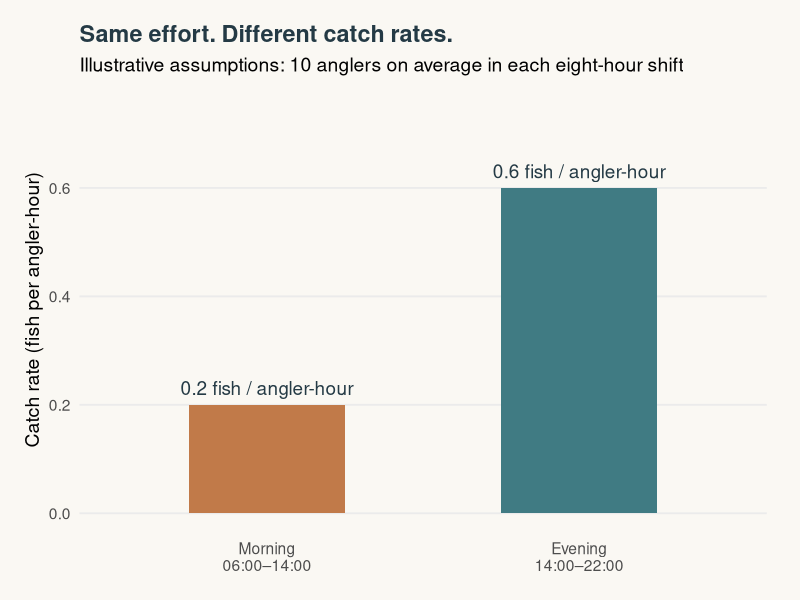
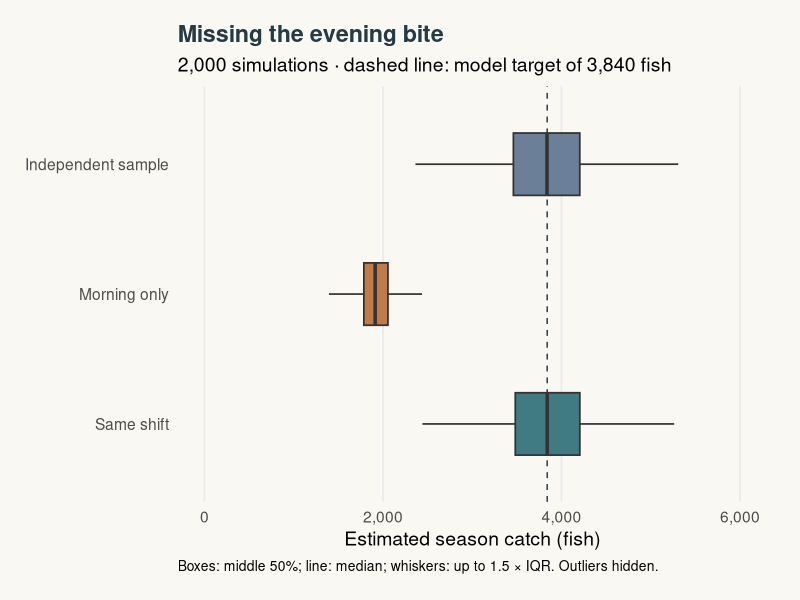

These charts were generated, in order, by the following R code:
# Counts and interviews: an illustrative model, not observed fishery data.
# Run: Rscript assets/code/tidycreel_counts_interviews.R [output-directory]
# Requires ggplot2. No tidycreel installation needed.
set.seed(426)
n_days_season <- 60
n_sampled <- 20
shift_hours <- 8
anglers_mean <- c(morning = 10, evening = 10)
rate_true <- c(morning = 0.2, evening = 0.6)
catch_target <- n_days_season * sum(anglers_mean * shift_hours * rate_true)

# Equal-probability, completed, single-angler trips confined to one shift.
interview_rate <- function(shifts, per_day = 15) {
  shift <- rep(shifts, each = per_day)
  hours <- runif(length(shift), 1, 5)
  fish <- rpois(length(shift), rate_true[shift] * hours)
  sum(fish) / sum(hours)
}

one_season <- function() {
  count_shift <- sample(names(anglers_mean), n_sampled, replace = TRUE)
  counts <- rpois(n_sampled, anglers_mean[count_shift])
  effort_hat <- n_days_season * mean(counts * shift_hours / 0.5)
  rates <- c(
    "Same shift" = interview_rate(count_shift),
    "Morning only" = interview_rate(rep("morning", n_sampled)),
    "Independent sample" = interview_rate(
      sample(names(anglers_mean), n_sampled, replace = TRUE)
    )
  )
  effort_hat * rates
}

sims <- t(replicate(2000, one_season()))
results <- data.frame(
  Plan = colnames(sims),
  Mean = round(colMeans(sims)),
  Percent = round(100 * colMeans(sims) / catch_target, 1),
  SD = round(apply(sims, 2, sd)),
  row.names = NULL
)
print(results)

library(ggplot2)
plan_levels <- c("Same shift", "Morning only", "Independent sample")
plot_data <- data.frame(
  plan = factor(rep(colnames(sims), each = nrow(sims)), levels = plan_levels),
  catch = as.vector(sims)
)
plot_totals <- ggplot(plot_data, aes(x = catch, y = plan, fill = plan)) +
  geom_vline(xintercept = catch_target, linetype = "dashed", colour = "#243a45") +
  geom_boxplot(width = 0.48, outlier.shape = NA, linewidth = 0.6) +
  scale_fill_manual(values = c("#407b83", "#c17a49", "#6b7f98")) +
  scale_x_continuous(labels = scales::label_comma()) +
  coord_cartesian(xlim = c(0, 6000)) +
  labs(x = "Estimated season catch (fish)", y = NULL,
       title = "Missing the evening bite",
       subtitle = "2,000 simulations · dashed line: model target of 3,840 fish",
       caption = "Boxes: middle 50%; line: median; whiskers: up to 1.5 × IQR. Outliers hidden.") +
  theme_minimal(base_size = 14) +
  theme(legend.position = "none", panel.grid.major.y = element_blank(),
        panel.grid.minor = element_blank(),
        plot.title = element_text(face = "bold", colour = "#243a45"),
        plot.caption = element_text(size = 10, hjust = 0),
        plot.background = element_rect(fill = "#faf8f3", colour = NA),
        plot.margin = margin(18, 24, 18, 18))

shift_data <- data.frame(
  shift = factor(c("Morning\n06:00–14:00", "Evening\n14:00–22:00"),
                 levels = c("Morning\n06:00–14:00", "Evening\n14:00–22:00")),
  rate = unname(rate_true)
)
plot_rates <- ggplot(shift_data, aes(shift, rate, fill = shift)) +
  geom_col(width = 0.5) +
  geom_text(aes(label = sprintf("%.1f fish / angler-hour", rate)),
            vjust = -0.7, size = 4.8, colour = "#243a45") +
  scale_fill_manual(values = c("#c17a49", "#407b83")) +
  scale_y_continuous(limits = c(0, 0.75), breaks = c(0, 0.2, 0.4, 0.6)) +
  labs(x = NULL, y = "Catch rate (fish per angler-hour)",
       title = "Same effort. Different catch rates.",
       subtitle = "Illustrative assumptions: 10 anglers on average in each eight-hour shift") +
  theme_minimal(base_size = 14) +
  theme(legend.position = "none", panel.grid.major.x = element_blank(),
        panel.grid.minor = element_blank(),
        plot.title = element_text(face = "bold", colour = "#243a45"),
        plot.background = element_rect(fill = "#faf8f3", colour = NA),
        plot.margin = margin(18, 24, 18, 18))

args <- commandArgs(trailingOnly = TRUE)
output_dir <- if (length(args)) args[1] else "counts-interviews-output"
dir.create(output_dir, recursive = TRUE, showWarnings = FALSE)
ggsave(file.path(output_dir, "tidycreel-counts-interviews-rates.png"),
       plot_rates, width = 10, height = 5.5, dpi = 180)
ggsave(file.path(output_dir, "tidycreel-counts-interviews-totals.png"),
       plot_totals, width = 10, height = 5, dpi = 180)
write.csv(results, file.path(output_dir, "tidycreel-counts-interviews-results.csv"),
          row.names = FALSE)
